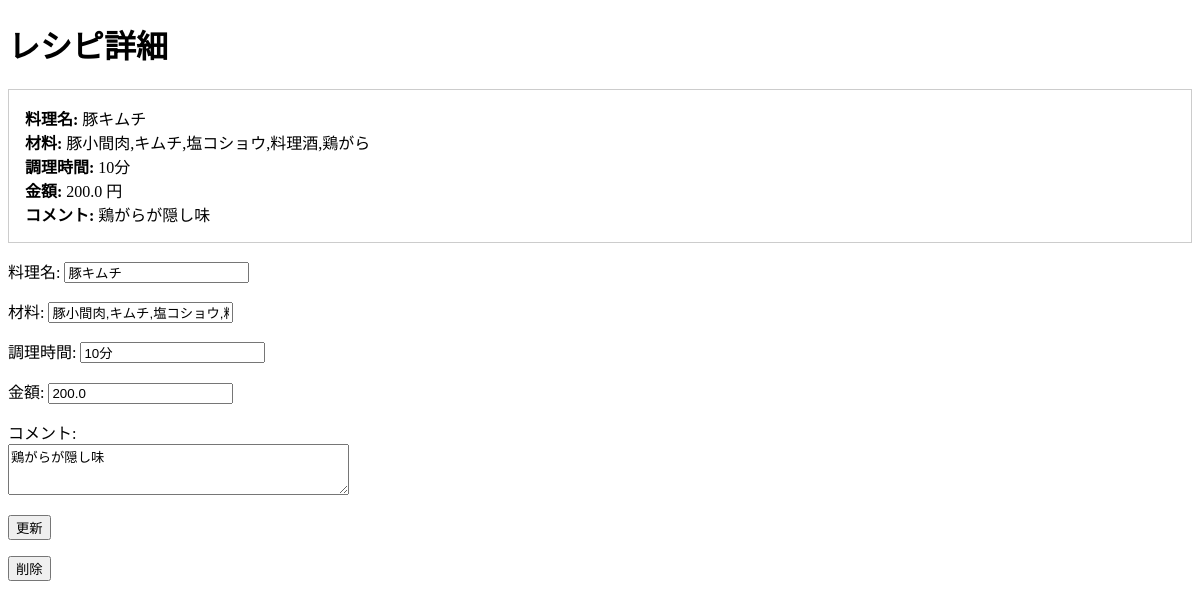
The page /edit?id=1 on the database as committed earlier.
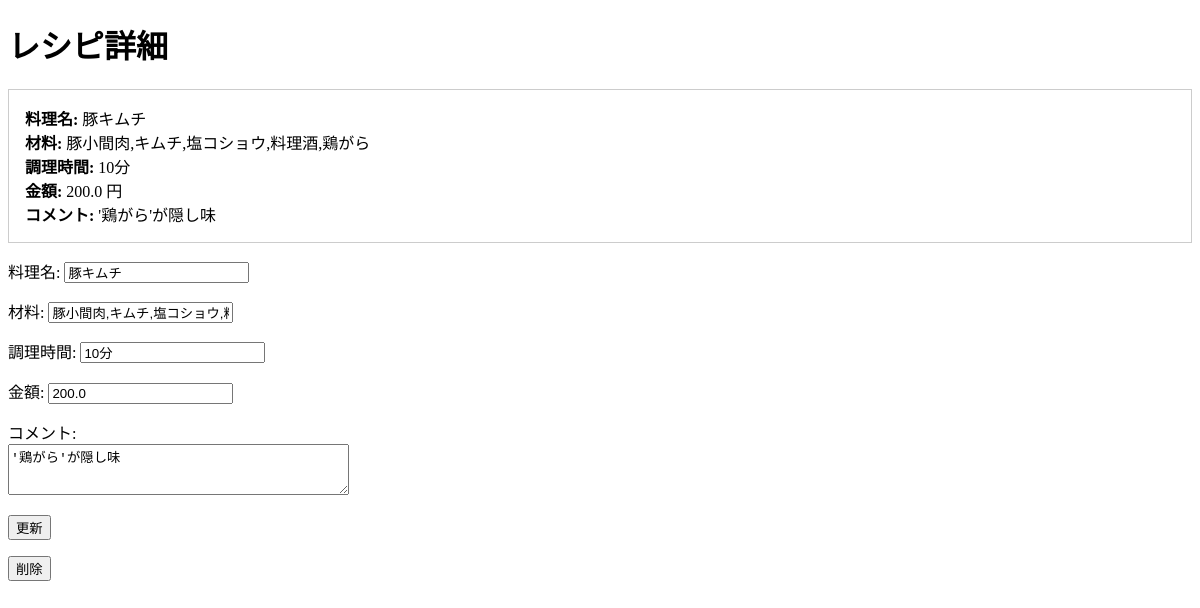
The same page on the database as committed later.
### tables this page shows
CREATE TABLE recipes (
            id INTEGER PRIMARY KEY AUTOINCREMENT,
            name TEXT,
            ingredients TEXT,
            cooking_time TEXT,
            price REAL,
            comment TEXT
        );

### flaskr/main.py (the view)
@app.route("/edit")
def edit():
    id = request.args.get("id", type=int)
    if id is None:
        return "IDが指定されていません。"
    con = sqlite3.connect(DATABASE)
    con.row_factory = sqlite3.Row
    recipe = con.execute("SELECT * FROM recipes WHERE id = ?", (id,)).fetchone()
    con.close()
    if recipe is None:
        return "該当するデータが見つかりませんでした。"
    return render_template("edit.html", recipe=recipe)

### flaskr/templates/edit.html (shortened to what this page needs)
<!DOCTYPE html>
<html lang="ja">
<head>
</head>
<body>
    <h1>レシピ詳細</h1>
    <div style="border:1px solid #ccc; padding:1em; margin-bottom:1em;">
        <strong>料理名:</strong> {{ recipe['name'] }}<br>
        <strong>材料:</strong> {{ recipe['ingredients'] }}<br>
        <strong>調理時間:</strong> {{ recipe['cooking_time'] }}<br>
        <strong>金額:</strong> {{ recipe['price'] }} 円<br>
        <strong>コメント:</strong> {{ recipe['comment'] }}
    </div>
    <form action="{{ url_for('update') }}" method="POST">
        <p>料理名: <input type="text" name="name" value="{{ recipe['name'] }}"></p>
        <p>材料: <input type="text" name="ingredients" value="{{ recipe['ingredients'] }}"></p>
        <p>調理時間: <input type="text" name="cooking_time" value="{{ recipe['cooking_time'] }}"></p>
        <p>金額: <input type="number" name="price" step="0.01" value="{{ recipe['price'] }}"></p>
        <p>コメント:<br><textarea name="comment" rows="3" cols="40">{{ recipe['comment'] }}</textarea></p>
        <p><input type="submit" value="更新"></p>
    </form>
    <form action="{{ url_for('delete') }}" method="POST">
        <p><input type="submit" value="削除"></p>
    </form>
</body>
</html>

Rows that differ between the two databases and show on the page:
changed recipes "豚キムチ": comment "鶏がらが隠し味" → "'鶏がら'が隠し味"
